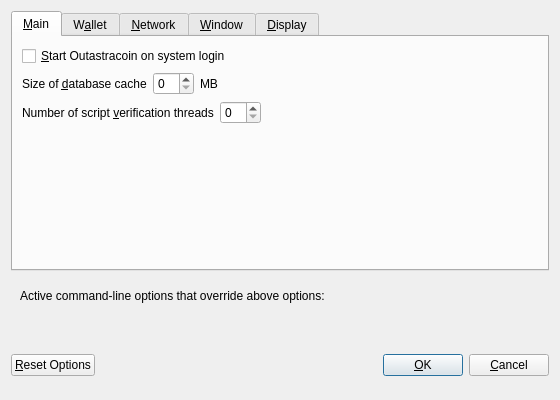
<?xml version="1.0" encoding="UTF-8"?>
<ui version="4.0">
 <class>OptionsDialog</class>
 <widget class="QDialog" name="OptionsDialog">
  <property name="geometry">
   <rect>
    <x>0</x>
    <y>0</y>
    <width>560</width>
    <height>400</height>
   </rect>
  </property>
  <property name="windowTitle">
   <string>Options</string>
  </property>
  <property name="modal">
   <bool>true</bool>
  </property>
  <layout class="QVBoxLayout" name="verticalLayout">
   <item>
    <widget class="QTabWidget" name="tabWidget">
     <property name="currentIndex">
      <number>0</number>
     </property>
     <widget class="QWidget" name="tabMain">
      <attribute name="title">
       <string>&amp;Main</string>
      </attribute>
      <layout class="QVBoxLayout" name="verticalLayout_Main">
       <item>
        <widget class="QCheckBox" name="bitcoinAtStartup">
         <property name="toolTip">
          <string>Automatically start Outastracoin after logging in to the system.</string>
         </property>
         <property name="text">
          <string>&amp;Start Outastracoin on system login</string>
         </property>
        </widget>
       </item>
       <item>
        <layout class="QHBoxLayout" name="horizontalLayout_2_Main">
         <item>
          <widget class="QLabel" name="databaseCacheLabel">
           <property name="text">
            <string>Size of &amp;database cache</string>
           </property>
           <property name="textFormat">
            <enum>Qt::PlainText</enum>
           </property>
           <property name="buddy">
            <cstring>databaseCache</cstring>
           </property>
          </widget>
         </item>
         <item>
          <widget class="QSpinBox" name="databaseCache"/>
         </item>
         <item>
          <widget class="QLabel" name="databaseCacheUnitLabel">
           <property name="text">
            <string>MB</string>
           </property>
           <property name="textFormat">
            <enum>Qt::PlainText</enum>
           </property>
          </widget>
         </item>
         <item>
          <spacer name="horizontalSpacer_2_Main">
           <property name="orientation">
            <enum>Qt::Horizontal</enum>
           </property>
           <property name="sizeHint" stdset="0">
            <size>
             <width>40</width>
             <height>20</height>
            </size>
           </property>
          </spacer>
         </item>
        </layout>
       </item>
       <item>
        <layout class="QHBoxLayout" name="horizontalLayout_3_Main">
         <item>
          <widget class="QLabel" name="threadsScriptVerifLabel">
           <property name="text">
            <string>Number of script &amp;verification threads</string>
           </property>
           <property name="textFormat">
            <enum>Qt::PlainText</enum>
           </property>
           <property name="buddy">
            <cstring>threadsScriptVerif</cstring>
           </property>
          </widget>
         </item>
         <item>
          <widget class="QSpinBox" name="threadsScriptVerif">
           <property name="toolTip">
            <string>(0 = auto, &lt;0 = leave that many cores free)</string>
           </property>
          </widget>
         </item>
         <item>
          <spacer name="horizontalSpacer_3_Main">
           <property name="orientation">
            <enum>Qt::Horizontal</enum>
           </property>
           <property name="sizeHint" stdset="0">
            <size>
             <width>40</width>
             <height>20</height>
            </size>
           </property>
          </spacer>
         </item>
        </layout>
       </item>
       <item>
        <spacer name="verticalSpacer_Main">
         <property name="orientation">
          <enum>Qt::Vertical</enum>
         </property>
         <property name="sizeHint" stdset="0">
          <size>
           <width>20</width>
           <height>40</height>
          </size>
         </property>
        </spacer>
       </item>
      </layout>
     </widget>
     <widget class="QWidget" name="tabWallet">
      <attribute name="title">
       <string>W&amp;allet</string>
      </attribute>
      <layout class="QVBoxLayout" name="verticalLayout_Wallet">
       <item>
        <widget class="QGroupBox" name="groupBox">
         <property name="title">
          <string>Expert</string>
         </property>
         <layout class="QVBoxLayout" name="verticalLayout_2">
          <item>
           <widget class="QCheckBox" name="coinControlFeatures">
            <property name="toolTip">
             <string>Whether to show coin control features or not.</string>
            </property>
            <property name="text">
             <string>Enable coin &amp;control features</string>
            </property>
           </widget>
          </item>
          <item>
           <widget class="QCheckBox" name="spendZeroConfChange">
            <property name="toolTip">
             <string>If you disable the spending of unconfirmed change, the change from a transaction cannot be used until that transaction has at least one confirmation. This also affects how your balance is computed.</string>
            </property>
            <property name="text">
             <string>&amp;Spend unconfirmed change</string>
            </property>
           </widget>
          </item>
         </layout>
        </widget>
       </item>
       <item>
        <spacer name="verticalSpacer_Wallet">
         <property name="orientation">
          <enum>Qt::Vertical</enum>
         </property>
         <property name="sizeHint" stdset="0">
          <size>
           <width>20</width>
           <height>40</height>
          </size>
         </property>
        </spacer>
       </item>
      </layout>
     </widget>
     <widget class="QWidget" name="tabNetwork">
      <attribute name="title">
       <string>&amp;Network</string>
      </attribute>
      <layout class="QVBoxLayout" name="verticalLayout_Network">
       <item>
        <widget class="QCheckBox" name="mapPortUpnp">
         <property name="toolTip">
          <string>Automatically open the Outastracoin client port on the router. This only works when your router supports UPnP and it is enabled.</string>
         </property>
         <property name="text">
          <string>Map port using &amp;UPnP</string>
         </property>
        </widget>
       </item>
       <item>
        <widget class="QCheckBox" name="allowIncoming">
         <property name="toolTip">
          <string>Accept connections from outside</string>
         </property>
         <property name="text">
          <string>Allow incoming connections</string>
         </property>
        </widget>
       </item>
       <item>
        <widget class="QCheckBox" name="connectSocks">
         <property name="toolTip">
          <string>Connect to the Outastracoin network through a SOCKS5 proxy.</string>
         </property>
         <property name="text">
          <string>&amp;Connect through SOCKS5 proxy (default proxy):</string>
         </property>
        </widget>
       </item>
       <item>
        <layout class="QHBoxLayout" name="horizontalLayout_1_Network">
         <item>
          <widget class="QLabel" name="proxyIpLabel">
           <property name="text">
            <string>Proxy &amp;IP:</string>
           </property>
           <property name="textFormat">
            <enum>Qt::PlainText</enum>
           </property>
           <property name="buddy">
            <cstring>proxyIp</cstring>
           </property>
          </widget>
         </item>
         <item>
          <widget class="QValidatedLineEdit" name="proxyIp">
           <property name="minimumSize">
            <size>
             <width>140</width>
             <height>0</height>
            </size>
           </property>
           <property name="maximumSize">
            <size>
             <width>140</width>
             <height>16777215</height>
            </size>
           </property>
           <property name="toolTip">
            <string>IP address of the proxy (e.g. IPv4: 127.0.0.1 / IPv6: ::1)</string>
           </property>
          </widget>
         </item>
         <item>
          <widget class="QLabel" name="proxyPortLabel">
           <property name="text">
            <string>&amp;Port:</string>
           </property>
           <property name="textFormat">
            <enum>Qt::PlainText</enum>
           </property>
           <property name="buddy">
            <cstring>proxyPort</cstring>
           </property>
          </widget>
         </item>
         <item>
          <widget class="QLineEdit" name="proxyPort">
           <property name="minimumSize">
            <size>
             <width>55</width>
             <height>0</height>
            </size>
           </property>
           <property name="maximumSize">
            <size>
             <width>55</width>
             <height>16777215</height>
            </size>
           </property>
           <property name="toolTip">
            <string>Port of the proxy (e.g. 9050)</string>
           </property>
          </widget>
         </item>
         <item>
          <spacer name="horizontalSpacer_1_Network">
           <property name="orientation">
            <enum>Qt::Horizontal</enum>
           </property>
           <property name="sizeHint" stdset="0">
            <size>
             <width>40</width>
             <height>20</height>
            </size>
           </property>
          </spacer>
         </item>
        </layout>
       </item>
       <item>
        <spacer name="verticalSpacer_Network">
         <property name="orientation">
          <enum>Qt::Vertical</enum>
         </property>
         <property name="sizeHint" stdset="0">
          <size>
           <width>20</width>
           <height>40</height>
          </size>
         </property>
        </spacer>
       </item>
      </layout>
     </widget>
     <widget class="QWidget" name="tabWindow">
      <attribute name="title">
       <string>&amp;Window</string>
      </attribute>
      <layout class="QVBoxLayout" name="verticalLayout_Window">
       <item>
        <widget class="QCheckBox" name="minimizeToTray">
         <property name="toolTip">
          <string>Show only a tray icon after minimizing the window.</string>
         </property>
         <property name="text">
          <string>&amp;Minimize to the tray instead of the taskbar</string>
         </property>
        </widget>
       </item>
       <item>
        <widget class="QCheckBox" name="minimizeOnClose">
         <property name="toolTip">
          <string>Minimize instead of exit the application when the window is closed. When this option is enabled, the application will be closed only after selecting Quit in the menu.</string>
         </property>
         <property name="text">
          <string>M&amp;inimize on close</string>
         </property>
        </widget>
       </item>
       <item>
        <spacer name="verticalSpacer_Window">
         <property name="orientation">
          <enum>Qt::Vertical</enum>
         </property>
         <property name="sizeHint" stdset="0">
          <size>
           <width>20</width>
           <height>40</height>
          </size>
         </property>
        </spacer>
       </item>
      </layout>
     </widget>
     <widget class="QWidget" name="tabDisplay">
      <attribute name="title">
       <string>&amp;Display</string>
      </attribute>
      <layout class="QVBoxLayout" name="verticalLayout_Display">
       <item>
        <layout class="QHBoxLayout" name="horizontalLayout_1_Display">
         <item>
          <widget class="QLabel" name="langLabel">
           <property name="text">
            <string>User Interface &amp;language:</string>
           </property>
           <property name="textFormat">
            <enum>Qt::PlainText</enum>
           </property>
           <property name="buddy">
            <cstring>lang</cstring>
           </property>
          </widget>
         </item>
         <item>
          <widget class="QValueComboBox" name="lang">
           <property name="toolTip">
            <string>The user interface language can be set here. This setting will take effect after restarting Outastracoin.</string>
           </property>
          </widget>
         </item>
        </layout>
       </item>
       <item>
        <layout class="QHBoxLayout" name="horizontalLayout_2_Display">
         <item>
          <widget class="QLabel" name="unitLabel">
           <property name="text">
            <string>&amp;Unit to show amounts in:</string>
           </property>
           <property name="textFormat">
            <enum>Qt::PlainText</enum>
           </property>
           <property name="buddy">
            <cstring>unit</cstring>
           </property>
          </widget>
         </item>
         <item>
          <widget class="QValueComboBox" name="unit">
           <property name="toolTip">
            <string>Choose the default subdivision unit to show in the interface and when sending coins.</string>
           </property>
          </widget>
         </item>
        </layout>
       </item>
       <item>
        <layout class="QHBoxLayout" name="horizontalLayout_3_Display">
         <item>
          <widget class="QLabel" name="thirdPartyTxUrlsLabel">
           <property name="toolTip">
            <string>Third party URLs (e.g. a block explorer) that appear in the transactions tab as context menu items. %s in the URL is replaced by transaction hash. Multiple URLs are separated by vertical bar |.</string>
           </property>
           <property name="text">
            <string>Third party transaction URLs</string>
           </property>
           <property name="buddy">
            <cstring>thirdPartyTxUrls</cstring>
           </property>
          </widget>
         </item>
         <item>
          <widget class="QLineEdit" name="thirdPartyTxUrls">
           <property name="toolTip">
            <string>Third party URLs (e.g. a block explorer) that appear in the transactions tab as context menu items. %s in the URL is replaced by transaction hash. Multiple URLs are separated by vertical bar |.</string>
           </property>
          </widget>
         </item>
        </layout>
       </item>
       <item>
        <spacer name="verticalSpacer_Display">
         <property name="orientation">
          <enum>Qt::Vertical</enum>
         </property>
         <property name="sizeHint" stdset="0">
          <size>
           <width>20</width>
           <height>40</height>
          </size>
         </property>
        </spacer>
       </item>
      </layout>
     </widget>
    </widget>
   </item>
   <item>
    <widget class="QFrame" name="frame">
     <layout class="QVBoxLayout" name="verticalLayout_Bottom">
      <item>
       <layout class="QHBoxLayout" name="horizontalLayout_Bottom">
        <item>
         <widget class="QLabel" name="overriddenByCommandLineInfoLabel">
          <property name="text">
           <string>Active command-line options that override above options:</string>
          </property>
          <property name="textFormat">
           <enum>Qt::PlainText</enum>
          </property>
         </widget>
        </item>
        <item>
         <spacer name="horizontalSpacer_Bottom">
          <property name="orientation">
           <enum>Qt::Horizontal</enum>
          </property>
          <property name="sizeHint" stdset="0">
           <size>
            <width>40</width>
            <height>20</height>
           </size>
          </property>
         </spacer>
        </item>
       </layout>
      </item>
      <item>
       <widget class="QLabel" name="overriddenByCommandLineLabel">
        <property name="text">
         <string/>
        </property>
        <property name="textFormat">
         <enum>Qt::PlainText</enum>
        </property>
        <property name="wordWrap">
         <bool>true</bool>
        </property>
       </widget>
      </item>
     </layout>
    </widget>
   </item>
   <item>
    <layout class="QHBoxLayout" name="horizontalLayout_Buttons">
     <item>
      <widget class="QPushButton" name="resetButton">
       <property name="toolTip">
        <string>Reset all client options to default.</string>
       </property>
       <property name="text">
        <string>&amp;Reset Options</string>
       </property>
       <property name="autoDefault">
        <bool>false</bool>
       </property>
      </widget>
     </item>
     <item>
      <spacer name="horizontalSpacer_1">
       <property name="orientation">
        <enum>Qt::Horizontal</enum>
       </property>
       <property name="sizeHint" stdset="0">
        <size>
         <width>40</width>
         <height>48</height>
        </size>
       </property>
      </spacer>
     </item>
     <item>
      <widget class="QLabel" name="statusLabel">
       <property name="minimumSize">
        <size>
         <width>200</width>
         <height>0</height>
        </size>
       </property>
       <property name="font">
        <font>
         <weight>75</weight>
         <bold>true</bold>
        </font>
       </property>
       <property name="text">
        <string/>
       </property>
       <property name="textFormat">
        <enum>Qt::PlainText</enum>
       </property>
       <property name="wordWrap">
        <bool>true</bool>
       </property>
      </widget>
     </item>
     <item>
      <spacer name="horizontalSpacer_2">
       <property name="orientation">
        <enum>Qt::Horizontal</enum>
       </property>
       <property name="sizeHint" stdset="0">
        <size>
         <width>40</width>
         <height>48</height>
        </size>
       </property>
      </spacer>
     </item>
     <item>
      <widget class="QPushButton" name="okButton">
       <property name="text">
        <string>&amp;OK</string>
       </property>
       <property name="autoDefault">
        <bool>false</bool>
       </property>
       <property name="default">
        <bool>true</bool>
       </property>
      </widget>
     </item>
     <item>
      <widget class="QPushButton" name="cancelButton">
       <property name="text">
        <string>&amp;Cancel</string>
       </property>
       <property name="autoDefault">
        <bool>false</bool>
       </property>
      </widget>
     </item>
    </layout>
   </item>
  </layout>
 </widget>
 <customwidgets>
  <customwidget>
   <class>QValidatedLineEdit</class>
   <extends>QLineEdit</extends>
   <header>qvalidatedlineedit.h</header>
  </customwidget>
  <customwidget>
   <class>QValueComboBox</class>
   <extends>QComboBox</extends>
   <header>qvaluecombobox.h</header>
  </customwidget>
 </customwidgets>
 <resources/>
 <connections/>
</ui>
